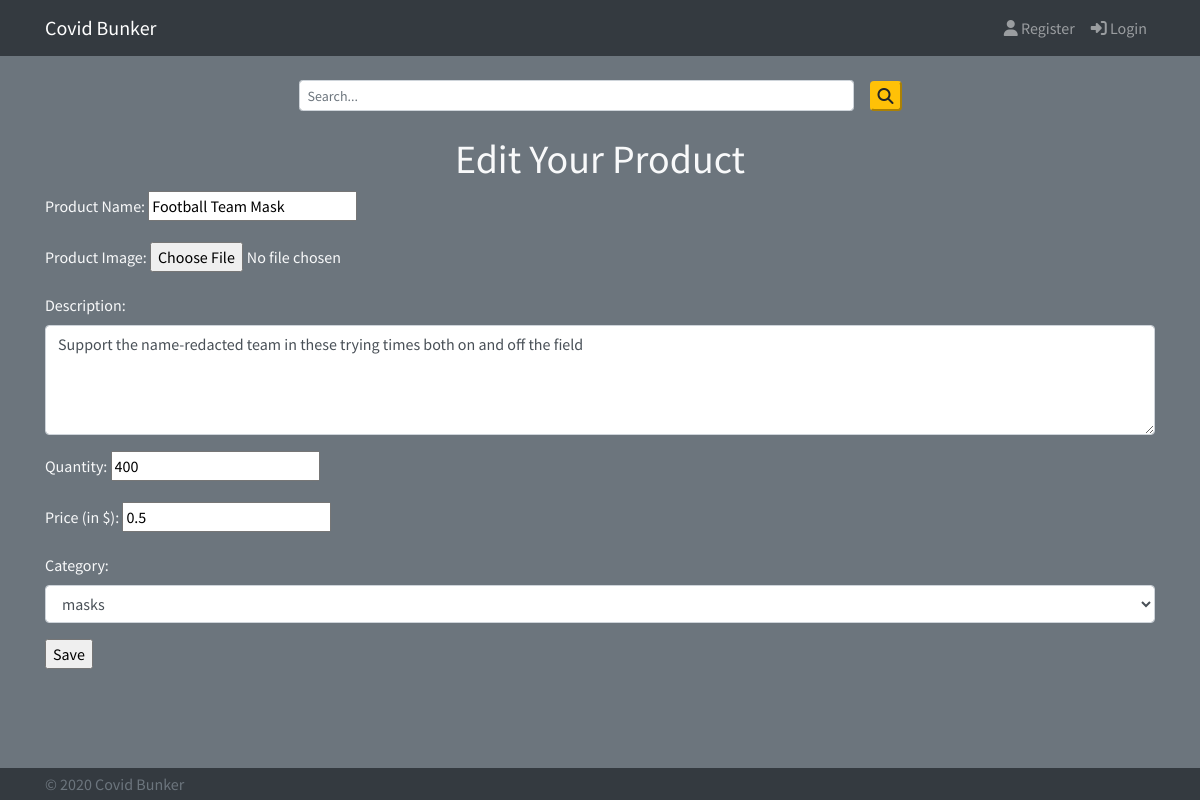
Before: /admin-edit-product/7 with the older database file.
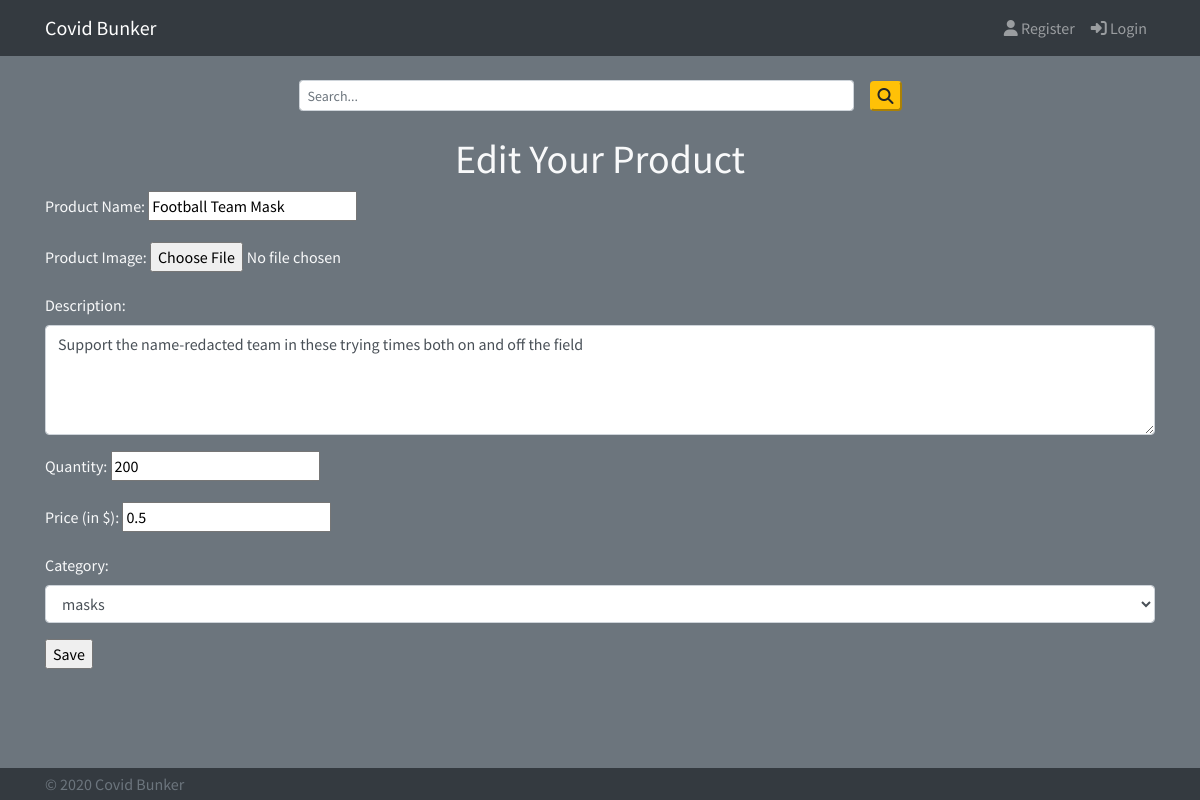
After: the same page with the newer database file.
### tables this page shows
CREATE TABLE "Products" (
	"PID"	INTEGER,
	"Name"	TEXT NOT NULL,
	"Description"	TEXT,
	"Price"	REAL NOT NULL,
	"Qty"	INTEGER NOT NULL,
	"ImgURL"	TEXT NOT NULL,
	"Category"	TEXT,
	PRIMARY KEY("PID" AUTOINCREMENT)
);

### server.py (the view)
@app.route("/admin-edit-product/<int:PID>", methods=['GET'])
def admin_edit_product(PID):
    conn = get_db()
    c = conn.cursor()
    product = c.execute('''
    SELECT * FROM Products WHERE PID=?;
    ''', (PID,)).fetchone()
    if product is None:
        flash("Product could not be found")
        return redirect(url_for("admin"))
    product_dict =map_product_query_result(product)
    return render_template("admin_edit_product.html", productName=product_dict['name'], productImg=product_dict['img'], description=product_dict['description'], quantity=product_dict['quantity'], price=product_dict['price'], category=product_dict['category'], PID=product_dict['id'])

### server.py (called while the page is built)
def get_db():
    db = getattr(g, '_database', None)
    if db is None:
        db = g._database = sqlite3.connect(dbpath)
    return db

@app.teardown_appcontext
def close_connection(exception):
    db = getattr(g, '_database', None)
    if db is not None:
        db.close()

def map_product_query_result(product):
    return {'id':product[0], 'name':product[1], 'description':product[2], 'price':product[3], 'quantity':product[4], 'img':product[5], 'category':product[6]}

### templates/admin_edit_product.html (shortened to what this page needs)
{% extends "base.html" %}
{% block logged_out %}
    {% if signed_in %}
    {% else %}
        {{ super() }}
    {% endif %}
{% endblock %}
{% block content %}
    <h1 class="admin-title">Edit Your Product</h1>
<div class="container">
    <form action="/admin-edit-product/{{PID}}" method="POST", enctype="multipart/form-data">
		<div class="form-group">
            <label for="productName"> Product Name: </label>
            <input id="productName" type="text" name="productName" value="{{productName}}">
        </div>
        <div class="form-group">
            <label for="productImage">Product Image: </label>
            <input type="file" name="product-img" id="product-img" accept="image/png, image/jpeg">
        </div>
        <div class="form-group">
            <label for="description"> Description: </label>
            <textarea class="form-control" id="description" rows="4" name="description">{{description}}</textarea>
        </div>
        <div class="form-group">
            <label for="quantity"> Quantity: </label>
            <input id="quantity" type="number" name="quantity" value="{{quantity}}">
        </div>
        <div class="form-group">
            <label for="Price"> Price (in $): </label>
            <input id="price" type="number" name="price" value="{{price}}" step="0.01">
        </div><div class="form-group">
            <label for="category">Category: </label>
            <select class="form-control" id="category" name="category">
              <option {% if category == "masks" %} selected{%endif%}>masks</option>
            </select>
          </div>
        <div class="form-group">
            <input type="submit" name="Save" value="Save">
        </div>
	</form>
</div>
{% endblock %}

Changed rows visible on the page:
changed Products "Football Team Mask": quantity "400" → (not shown)
Other visible differences:
form field quantity: (not shown) → "200"
